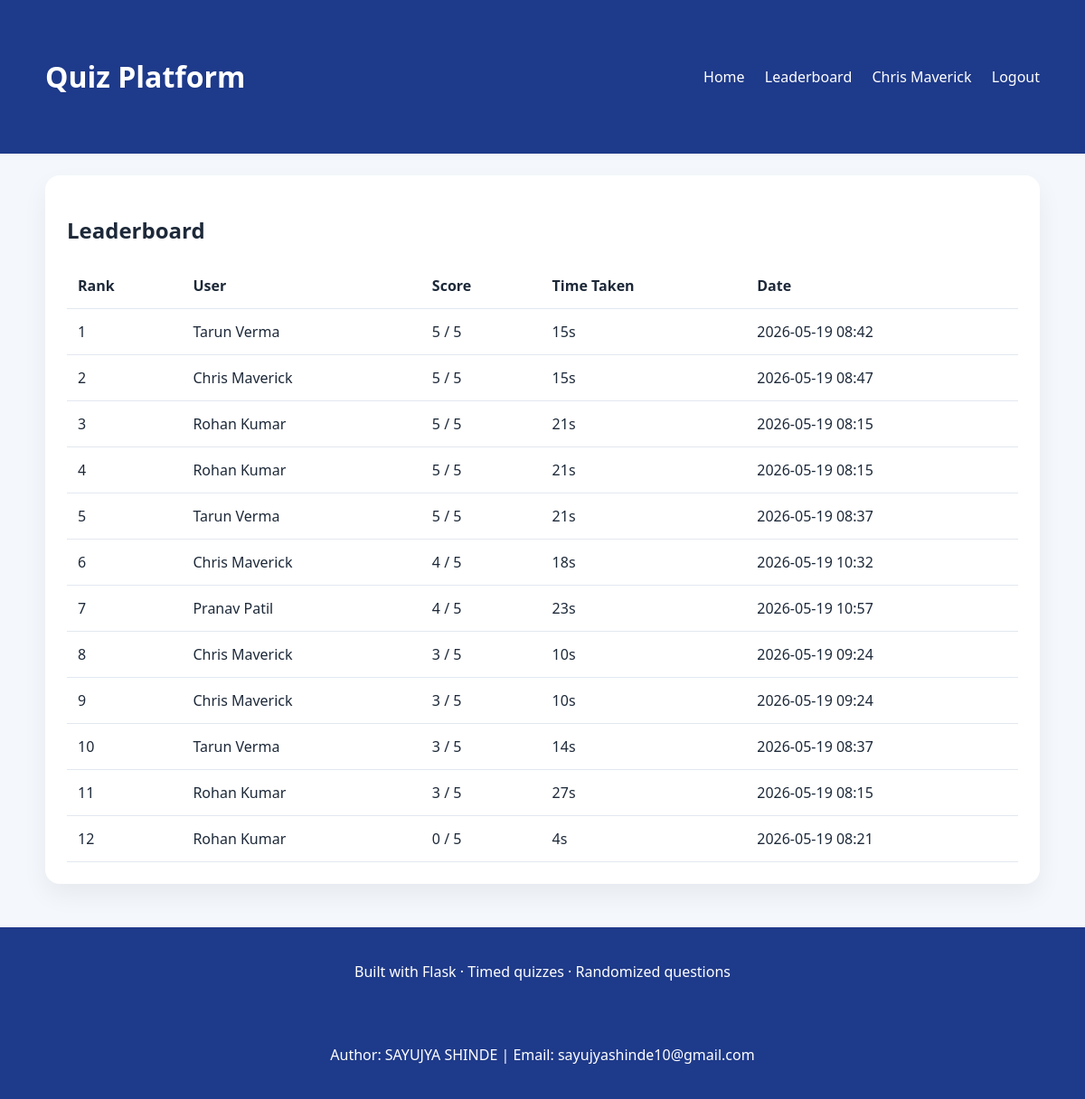
Screenshot of /leaderboard (signed in) with the database file from the repository.
### app.py (models this page shows)
class User(db.Model):
    id = db.Column(db.Integer, primary_key=True)
    username = db.Column(db.String(80), unique=True, nullable=False)
    password_hash = db.Column(db.String(150), nullable=False)
    is_admin = db.Column(db.Boolean, default=False)
    role = db.Column(db.String(20), nullable=False, default="student")
    @property
    def is_teacher(self):
        return self.is_admin or self.role == "teacher"

class Score(db.Model):
    id = db.Column(db.Integer, primary_key=True)
    user_id = db.Column(db.Integer, db.ForeignKey("user.id"), nullable=False)
    score = db.Column(db.Integer, nullable=False)
    total = db.Column(db.Integer, nullable=False)
    time_taken = db.Column(db.Integer, nullable=False)
    taken_at = db.Column(db.DateTime, default=datetime.utcnow)
    user = db.relationship("User", backref=db.backref("scores", lazy=True))

### app.py (the view)
@app.route("/leaderboard")
def leaderboard():
    top_scores = (
        Score.query.order_by(Score.score.desc(), Score.time_taken.asc())
        .limit(20)
        .all()
    )
    return render_template("leaderboard.html", top_scores=top_scores)

### app.py (called while the page is built)
def current_user():
    user_id = session.get("user_id")
    if not user_id:
        return None
    return User.query.get(user_id)

@app.context_processor
def inject_current_user():
    return dict(current_user=current_user())

### templates/leaderboard.html
{% extends 'layout.html' %}
{% block content %}
<section class="leaderboard-card">
  <h2>Leaderboard</h2>
  <div class="table-wrap">
    <table>
      <thead>
        <tr>
          <th>Rank</th>
          <th>User</th>
          <th>Score</th>
          <th>Time Taken</th>
          <th>Date</th>
        </tr>
      </thead>
      <tbody>
        {% for item in top_scores %}
        <tr>
          <td>{{ loop.index }}</td>
          <td>{{ item.user.username }}</td>
          <td>{{ item.score }} / {{ item.total }}</td>
          <td>{{ item.time_taken }}s</td>
          <td>{{ item.taken_at.strftime('%Y-%m-%d %H:%M') }}</td>
        </tr>
        {% else %}
        <tr>
          <td colspan="5">No scores submitted yet.</td>
        </tr>
        {% endfor %}
      </tbody>
    </table>
  </div>
</section>
{% endblock %}

### templates/layout.html (shortened to what this page needs)
<!DOCTYPE html>
<html lang="en">
  <head>
    <link rel="stylesheet" href="{{ url_for('static', filename='css/style.css') }}" />
  </head>
  <body>
    <header class="site-header">
      <div class="container">
        <h1><a href="{{ url_for('index') }}">Quiz Platform</a></h1>
        <nav>
          <a href="{{ url_for('index') }}">Home</a>
          <a href="{{ url_for('leaderboard') }}">Leaderboard</a>
          {% if current_user %}
          <span class="nav-user">{{ current_user.username }}</span>
          <a href="{{ url_for('logout') }}">Logout</a>
          {% else %}
          <a href="{{ url_for('login') }}">Login</a>
          <a href="{{ url_for('register') }}">Register</a>
          {% endif %}
        </nav>
      </div>
    </header>
    <main class="container">
      {% block content %}{% endblock %}
    </main>
    <footer class="site-footer">
      <div class="container">Built with Flask · Timed quizzes · Randomized questions</div><br>
      <div class="container">Author: SAYUJYA SHINDE | Email: sayujyashinde10@gmail.com</div>
    </footer>
  </body>
</html>

### static/css/style.css (style rules this page uses)
* { box-sizing: border-box; }
body { margin: 0; font-family: 'Segoe UI', Tahoma, Geneva, Verdana, sans-serif; background: #f4f7fb; color: #1d2939; }
.container { width: min(1100px, calc(100% - 32px)); margin: 0 auto; padding: 24px 0; }
.site-header, .site-footer { background: #1e3a8a; color: #fff; }
.site-header a, .site-footer a { color: #fff; text-decoration: none; }
.site-header { padding: 18px 0; }
.site-header .container { display: flex; justify-content: space-between; align-items: center; }
nav a, .nav-user { margin-left: 18px; }
.form-card, .admin-card, .quiz-card, .result-card, .leaderboard-card { background: white; border-radius: 16px; padding: 24px; margin-bottom: 24px; box-shadow: 0 12px 28px rgba(15, 23, 42, 0.06); }
.table-wrap { overflow-x: auto; }
table { width: 100%; border-collapse: collapse; }
table th, table td { text-align: left; padding: 14px 12px; border-bottom: 1px solid #e2e8f0; }
.site-footer { text-align: center; padding: 14px 0; }

### rows the page displays
User: username "Chris Maverick"
Score: user.username "Tarun Verma", score "5", total "5", time_taken "15", taken_at "2026-05-19 08:42"
Score: user.username "Chris Maverick", score "5", total "5", time_taken "15", taken_at "2026-05-19 08:47"
Score: user.username "Rohan Kumar", score "5", total "5", time_taken "21", taken_at "2026-05-19 08:15"
Score: user.username "Rohan Kumar", score "5", total "5", time_taken "21", taken_at "2026-05-19 08:15"
Score: user.username "Tarun Verma", score "5", total "5", time_taken "21", taken_at "2026-05-19 08:37"
Score: user.username "Chris Maverick", score "4", total "5", time_taken "18", taken_at "2026-05-19 10:32"
Score: user.username "Pranav Patil", score "4", total "5", time_taken "23", taken_at "2026-05-19 10:57"
Score: user.username "Chris Maverick", score "3", total "5", time_taken "10", taken_at "2026-05-19 09:24"
Score: user.username "Chris Maverick", score "3", total "5", time_taken "10", taken_at "2026-05-19 09:24"
Score: user.username "Tarun Verma", score "3", total "5", time_taken "14", taken_at "2026-05-19 08:37"
Score: user.username "Rohan Kumar", score "3", total "5", time_taken "27", taken_at "2026-05-19 08:15"
Score: user.username "Rohan Kumar", score "0", total "5", time_taken "4", taken_at "2026-05-19 08:21"
